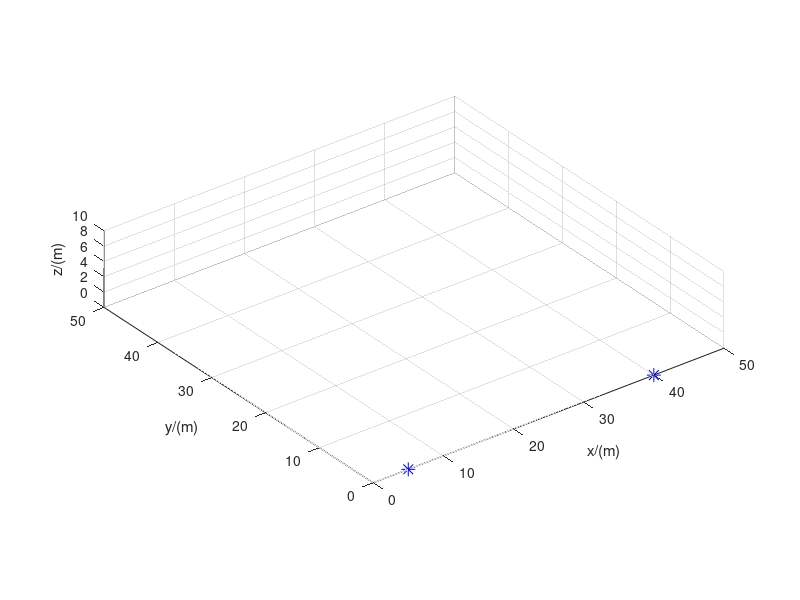

The MATLAB source for this figure: (Note: this script raises an error after producing the figure.)
clc
clear all
close all

%%
figure
axis([0 50 0 50 0 10]);
axis equal
xlabel('x/(m)')
ylabel('y/(m)')
zlabel('z/(m)')
view(3)
grid on

%上色选择
rng(1)
all_colors = rand(6,3);
%%
%。。。。。。。数据记录。。。。。。
bag=zeros(6,300);
%%
%。。。。。。。数据记录。。。。。。
bag2=zeros(6,300);
%%
%。。。。。。。初始点-终止点。。。。。。。。
begin=[5,0];
over=[25,45];
%%
%。。。。。。。初始点-终止点。。。。。。。。
begin2=[40,0];
% over=[25,45];
%%
%。。。。。。。虚拟导引点。。。。。
r_gui=6;  %虚拟导引半径guide
theta_gui=-0.75*pi;   %虚拟导引点的夹角
v_target=0; %目标运动速度
over_gui=over+r_gui*[cos(theta_gui),sin(theta_gui)];  %给虚拟导引点赋值
%%
%。。。。。。。虚拟导引点。。。。。
% r_gui=5;  %虚拟导引半径guide
theta_gui2=-0.25*pi;   %虚拟导引点的夹角
% v_target=0; %目标运动速度
over_gui2=over+r_gui*[cos(theta_gui2),sin(theta_gui2)];  %给虚拟导引点赋值

%%
%。。。。。。。障碍物位置。。。。。。。。
obstacle=[15 35 10 24 40 20 21 35; ...
    15 15 30 30 25 15 30 30];
%%
%。。。。。。。是否可视化无人机。。。。。。。
vision_uav=1;
%%
%。。。。。。。是否可视化无人机。。。。。。。
vision_uav2=1;
%%
%。。。。。。。协同标志位。。。。。。。。
flag_co=0;  %cooperate
%%
%。。。。。。。协同标志位。。。。。。。。
flag_co2=0;  %cooperate
%%
accu=0;
accu2=0;
accu_time=0;
%%
%。。。。。。。初始化参数。。。。。。。。。。。
v=3;    %每次迭代的速度m/s
delta_t=0.1;    %时间间隔
t_end=200;  %最大仿真时间
iters=1;    %迭代次数初始化
%%
curr=[begin';0]; %当前位置
curr_previous=curr;    %上一刻位置
%%
curr2=[begin2';0]; %当前位置
curr_previous2=curr2;    %上一刻位置
%% 
testR=v*delta_t;   %测试圆的半径
Q_star=5;   %障碍物涉及的半径

num_point=36;       %周围的势能点个数
testPoint=zeros(num_point,2);   %周围8个点的坐标数组(x,y)
testOut=zeros(1,num_point); %周围8个点的势能？？
step_predict=10; %预测步长
%%
pos_predict=zeros(step_predict,3);  %预测域内的位置数组(x,y,z)，z信息固定
%%
pos_predict2=zeros(step_predict,3);  %预测域内的位置数组(x,y,z)，z信息固定

%%
%。。。。。。。预测点加上z轴信息。。。。。。。。
h=2;
pos_predict(:,3)=h; %无人机飞行定高为（m)
%%
%。。。。。。。预测点加上z轴信息。。。。。。。。
h2=4;
pos_predict2(:,3)=h2; %无人机飞行定高为（m)
%%
%。。。。。。。画无人机所需的参数。。。。。。。。。
roll_max=5;
pitch_max=5;
%%
U_k=zeros(3,1);
%%
U_k2=zeros(3,1);
%%
%。。。。。。。。画初始点。。。。。。。。
hold on;
plot3(begin(1),begin(2),0,'*b','MarkerSize',10);
%%
plot3(begin2(1),begin2(2),0,'*b','MarkerSize',10);
%%
%。。。。。。。画目标的圆形范围。。。。。。。。
plot_target(over(1),over(2),h,r_gui)
%%
%。。。。。。。画目标的圆形范围。。。。。。。。
plot_target(over(1),over(2),h2,r_gui)

%% 
%。。。。。。。。。MPC初始参数。。。。。。。。。。。
A=[zeros(3),eye(3);
    zeros(3),zeros(3)]*delta_t+ ...
    eye(6);   %状态矩阵A初始条件x_k,权重矩阵Q,R及终端误差矩阵F为输入

B=[0.5*eye(3)*delta_t^2;eye(3)*delta_t];    %输入矩阵B

N=step_predict;    %预测长度
%%
x_k=[begin(1);begin(2);0;
    0*ones(3,1)];   %当前状态，初始化
%%
x_k2=[begin2(1);begin2(2);0;
    0*ones(3,1)];   %当前状态，初始化
%%
Q=[eye(3),zeros(3);
    zeros(3),zeros(3)]; %权重矩阵Q

F=[eye(3),zeros(3);
    zeros(3),zeros(3)]; %权重矩阵，终端

R=[zeros(3)];   %权重矩阵，输入

u_max=3;    %最大输入加速度
ub=kron(ones(N,1),[u_max;u_max;u_max]); %输入上限
lb=-ub;

%%
%。。。。。。。主循环。。。。。。。。。。。。
while iters<=t_end/delta_t
    %计算当前点附近半径为testR的8个点的势能，然后让当前点的势能减去8个点的势能取差值最大的，
    %确定这个方向，就是下一步迭代的点
    %% 
    %。。。。。。。。。。对协同标志位更新。。。。。。。。。。
    if flag_co==1||norm(curr(1:2,1)'-over_gui)<2*testR
        %从0到1的切换是一次性的
        flag_co=1;  %可以进行近距离靠近
    end
    %% 
    %。。。。。。。。。。对协同标志位更新。。。。。。。。。。
    if flag_co2==1||norm(curr2(1:2,1)'-over_gui2)<2*testR
        %从0到1的切换是一次性的
        flag_co2=1;  %可以进行近距离靠近
    end
    %%
    if flag_co&&flag_co2
        accu_time=accu_time+1;
    end
    
    %%
    %。。。。。。。。。删除画图。。。。。。。。。。
    %%
    %删除当前点
    if vision_uav
        delete(findobj('FaceAlpha',0.7));
        delete(findobj('FaceAlpha',0.35));
    end
    %%
    %删除当前点
    if vision_uav2
        delete(findobj('FaceAlpha',0.7));
        delete(findobj('FaceAlpha',0.35));
    end
    %%
    %删除预测点序列
    delete(findobj('color',"green"));
    %删除障碍物
     delete(findobj('FaceColor','red'));
    %删除虚拟导引点
    delete(findobj('color',all_colors(5,:)));
%     %删除目标的圆形范围
%     delete(findobj('Color','blue'));
    %%
    %删除预测点序列
    delete(findobj('color',"magenta"));
%     %删除障碍物
%      delete(findobj('FaceColor','red'));
    %删除虚拟导引点
    delete(findobj('color',all_colors(5,:)));
%     %删除目标的圆形范围
%     delete(findobj('Color','blue'));

    %%
    %。。。。。。。。。导引点运动。。。。。。。。。。
    over_gui(1,1)=over_gui(1,1)+v_target*delta_t;
    %%
    %。。。。。。。。。导引点运动。。。。。。。。。。
    over_gui2(1,1)=over_gui2(1,1)+v_target*delta_t;
    %%
    %。。。。。。。。画垂直投影。。。。。。。。。
    plot3([curr(1),curr(1)],[curr(2),curr(2)],[curr(3),0], ...
        ':','Color',"#4DBEEE",'linewidth',1)
    %。。。。。。。。画位置的连线。。。。。。。。。
    plot3([curr_previous(1),curr(1)],[curr_previous(2),curr(2)],[curr_previous(3),curr(3)], ...
        '-','Color',"#4DBEEE",'linewidth',2)
    curr_previous=curr; %记录
    %。。。。。。。。画当前位置。。。。。。。。。
    %。。。。。。。。。。画无人机姿态。。。。。。。。
    if vision_uav
        %机头朝向y
        %沿x方向的加速度体现为滚转
        %沿y的加速度体现为俯仰
        roll=U_k(1,1)/u_max*roll_max; 
        pitch=U_k(2,1)/u_max*pitch_max;   
        quadrotor(curr(1),curr(2),curr(3),pitch,roll)  %调用函数画无人机
    %     plot3(curr(1),curr(2),curr(3),'o','Color',all_colors(2,:),'MarkerSize',5)
    end
    %%
    %。。。。。。。。画垂直投影。。。。。。。。。
    plot3([curr2(1),curr2(1)],[curr2(2),curr2(2)],[curr2(3),0], ...
        ':','Color',"#D95319",'linewidth',1)
    %。。。。。。。。画位置的连线。。。。。。。。。
    plot3([curr_previous2(1),curr2(1)],[curr_previous2(2),curr2(2)],[curr_previous2(3),curr2(3)], ...
        '-','Color',"#D95319",'linewidth',2)
    curr_previous2=curr2; %记录
    %。。。。。。。。画当前位置。。。。。。。。。
    %。。。。。。。。。。画无人机姿态。。。。。。。。
    if vision_uav2
        %机头朝向y
        %沿x方向的加速度体现为滚转
        %沿y的加速度体现为俯仰
        roll=U_k2(1,1)/u_max*roll_max; 
        pitch=U_k2(2,1)/u_max*pitch_max;   
        quadrotor(curr2(1),curr2(2),curr2(3),pitch,roll)  %调用函数画无人机
    %     plot3(curr(1),curr(2),curr(3),'o','Color',all_colors(2,:),'MarkerSize',5)
    end
    

%% 
    %。。。。。。。。。势场法求解预测点。。。。。。。。。。
    if accu_time<=2
        curr_temp=curr(1:2,1)';
        for i=1:step_predict
            %先求该位置上的八个点的坐标
            for j=1:num_point
                testPoint(j,:)=[testR*cos((j-1)*2*pi/num_point)+curr_temp(1), ...
                    testR*sin((j-1)*2*pi/num_point)+curr_temp(2)];
                testOut(:,j)=comput_P(testPoint(j,:)',over_gui',obstacle, Q_star);
                %找出来最小的就可以了
            end
            [~,num]=min(testOut);

            %迭代的位置
            curr_temp=testPoint(num,:);  
            %记录
            pos_predict(i,1:2)=curr_temp;    %对x，y赋值
        end
        
    %。。。。。。。。。直接指定协同角度。。。。。。。。。。
    else
        testR=v*delta_t*2/3;
        x_start=over_gui(1,1)-testR*cos(theta_gui)*accu;
        y_start=over_gui(1,2)-testR*sin(theta_gui)*accu;
        accu=accu+1;
        i=[1:step_predict]';   %创造好递增的数列
        %填入预测点列的坐标
        pos_predict(:,1)=x_start-testR*cos(theta_gui)*i;
        pos_predict(:,2)=y_start-testR*sin(theta_gui)*i;
    end
%% 

    %。。。。。。。。。势场法求解预测点。。。。。。。。。。
    if accu_time<=2
        curr_temp=curr2(1:2,1)';
        for i=1:step_predict
            %先求该位置上的八个点的坐标
            for j=1:num_point
                testPoint(j,:)=[testR*cos((j-1)*2*pi/num_point)+curr_temp(1), ...
                    testR*sin((j-1)*2*pi/num_point)+curr_temp(2)];
                testOut(:,j)=comput_P(testPoint(j,:)',over_gui2',obstacle, Q_star);
                %找出来最小的就可以了
            end
            [~,num]=min(testOut);

            %迭代的位置
            curr_temp=testPoint(num,:);  
            %记录
            pos_predict2(i,1:2)=curr_temp;    %对x，y赋值
        end
        
    %。。。。。。。。。直接指定协同角度。。。。。。。。。。
    else
        x_start=over_gui2(1,1)-testR*cos(theta_gui2)*accu2;
        y_start=over_gui2(1,2)-testR*sin(theta_gui2)*accu2;
        accu2=accu2+1;
        i=[1:step_predict]';   %创造好递增的数列
        %填入预测点列的坐标
        pos_predict2(:,1)=x_start-testR*cos(theta_gui2)*i;
        pos_predict2(:,2)=y_start-testR*sin(theta_gui2)*i;
    end
    
%%
    %。。。。。。。。。。画图。。。。。。。。。。
    %画预测集合
    plot3(pos_predict(:,1),pos_predict(:,2),pos_predict(:,3), ...
        'Color',"green",'linewidth',2)
    plot3([pos_predict(1,1),curr(1)],[pos_predict(1,2),curr(2)],[pos_predict(1,3),curr(3)], ...
        'Color',"green",'linewidth',2)
    %画障碍物
    for j=1:size(obstacle,2)
        plot_obstacle(obstacle(1,j),obstacle(2,j),Q_star/2,h2*1.5);
    end
    %画虚拟导引点
    plot3(over_gui(1),over_gui(2),h,'*','Color',all_colors(5,:),'MarkerSize',10);
%     %画目标的圆形范围
%     plot_target(over_gui(1),over_gui(2),h,r_gui,theta_gui);
%%
    %。。。。。。。。。。画图。。。。。。。。。。
    %画预测集合
    plot3(pos_predict2(:,1),pos_predict2(:,2),pos_predict2(:,3), ...
        'Color',"magenta",'linewidth',2)
    plot3([pos_predict2(1,1),curr2(1)],[pos_predict2(1,2),curr2(2)],[pos_predict2(1,3),curr2(3)], ...
        'Color',"magenta",'linewidth',2)
%     %画障碍物
%     for j=1:size(obstacle,2)
%         plot_obstacle(obstacle(1,j),obstacle(2,j),Q_star/2,h*2);
%     end
    %画虚拟导引点
    plot3(over_gui2(1),over_gui2(2),h2,'*','Color',all_colors(5,:),'MarkerSize',10);
%     %画目标的圆形范围
%     plot_target(over_gui2(1),over_gui2(2),h2,r_gui,theta_gui2);
    
    %% 
    %。。。。。。。MPC求解下一步。。。。。。。。。
    x_k_bias=zeros((N+1)*6,1);    %参考路径初始化
    x_k_bias(1:3,1)=[curr(1);curr(2);h];
    for k=1:N
        x_k_bias(6*k+1:6*k+3,1)=pos_predict(k,:)';
    end
    
    [M,C,U_k] = MPC(A,B,N,x_k,x_k_bias,Q,R,F,lb,ub);    %求解
    
    x=M*x_k+C*U_k;
    x_k=x(7:12,1);  %更新当前状态
    bag(:,iters)=x_k;    %记录数据
    curr=x_k(1:3,1);   %更新curr,3维
    %% 
    %。。。。。。。MPC求解下一步。。。。。。。。。
    x_k_bias=zeros((N+1)*6,1);    %参考路径初始化
    x_k_bias(1:3,1)=[curr2(1);curr2(2);h];
    for k=1:N
        x_k_bias(6*k+1:6*k+3,1)=pos_predict2(k,:)';
    end
    
    [M,C,U_k2] = MPC(A,B,N,x_k2,x_k_bias,Q,R,F,lb,ub);    %求解
    
    x=M*x_k2+C*U_k2;
    x_k2=x(7:12,1);  %更新当前状态
    bag2(:,iters)=x_k2;    %记录数据
    curr2=x_k2(1:3,1);   %更新curr,3维
    
    %%
    %。。。。。。。。暂停。。。。。。。。。。。。
    pause(0.01);
    iters=iters+1
    
end

